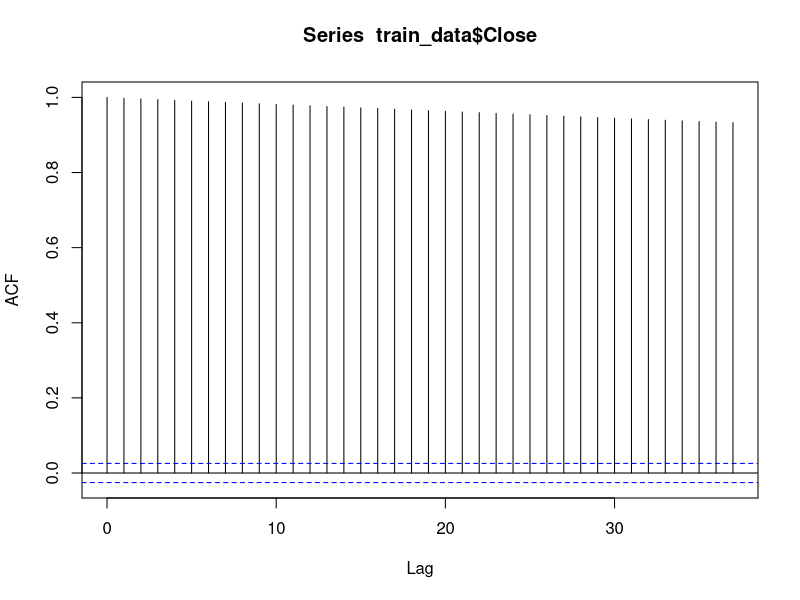
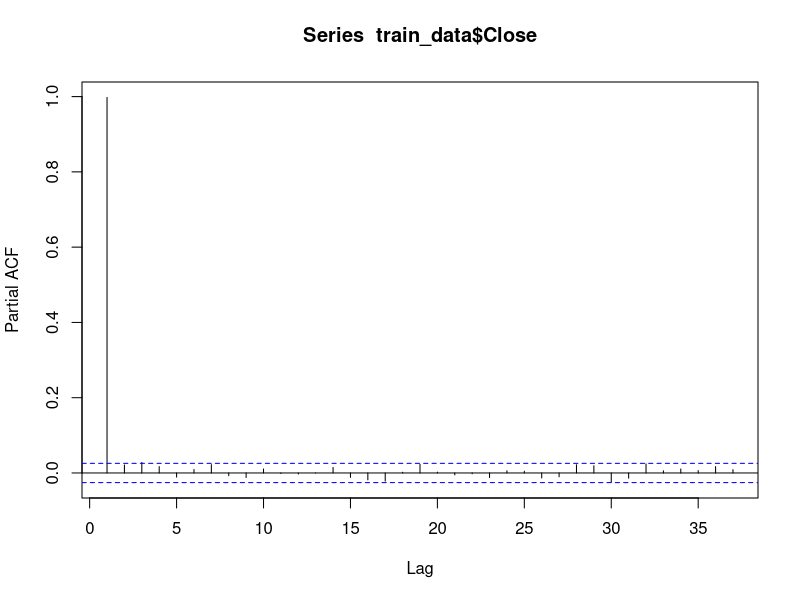
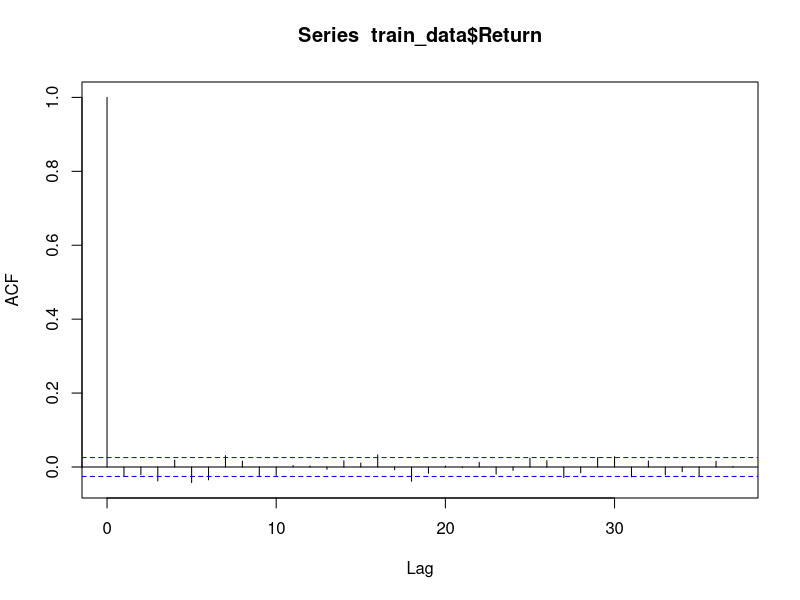
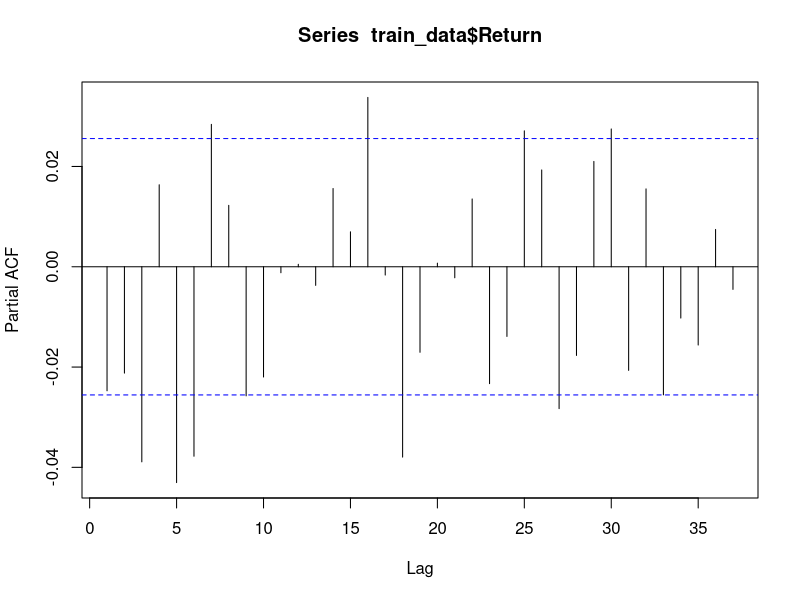
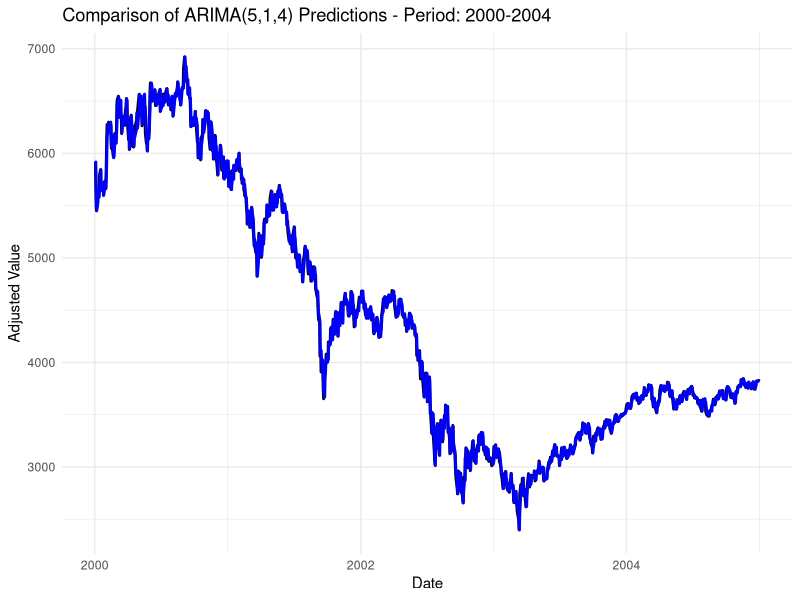
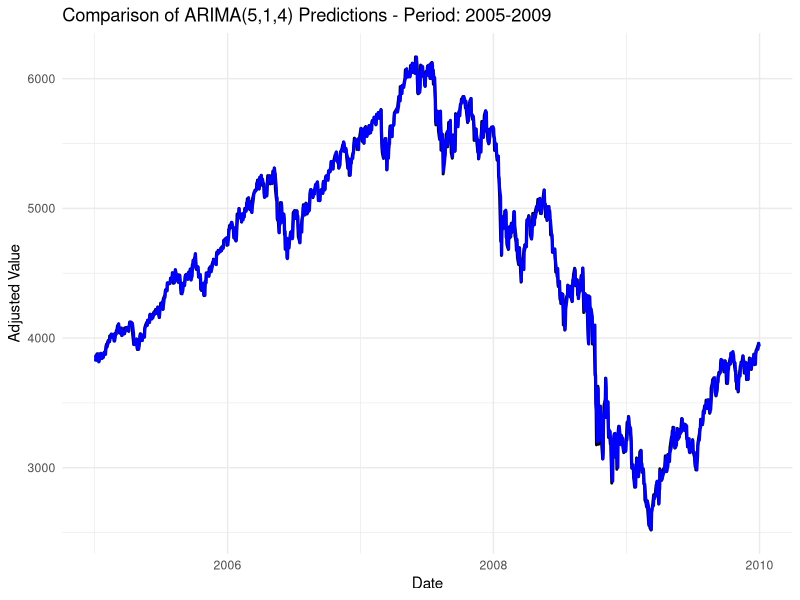
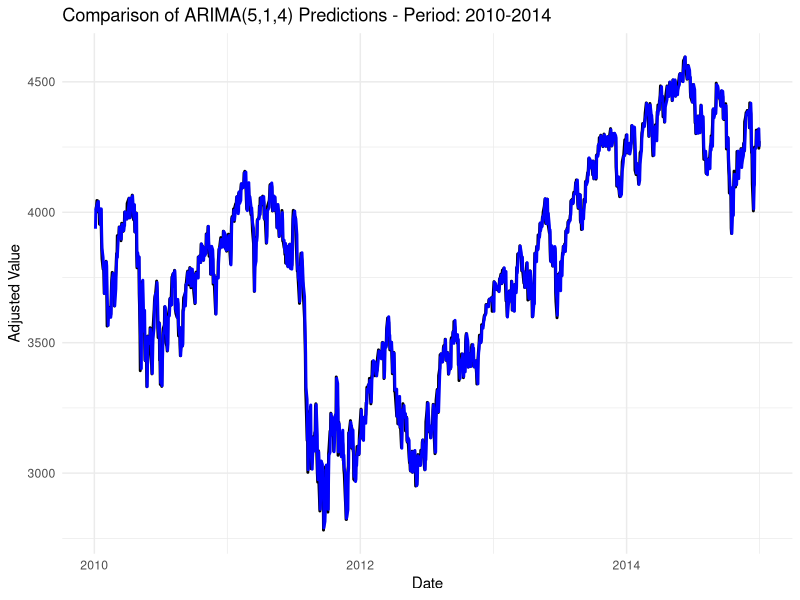
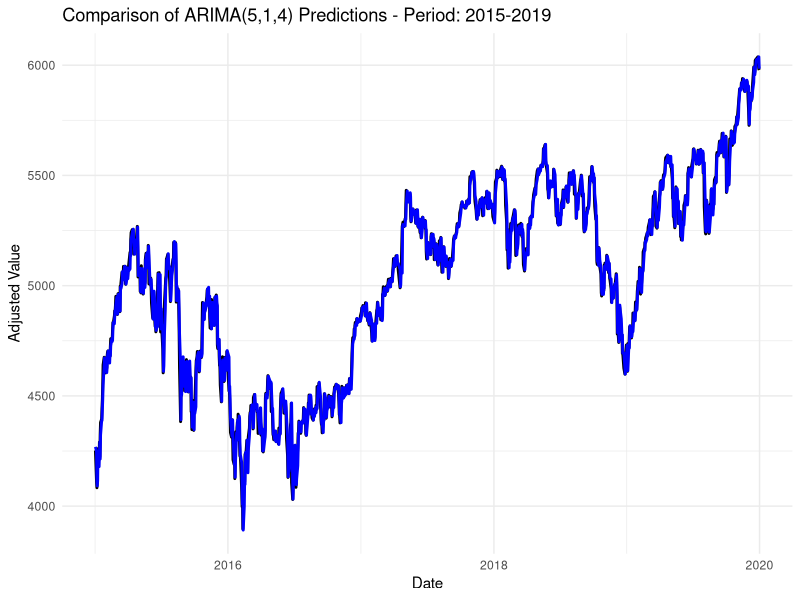

Write the R code that produced these figures, in order. (Note: a time limit stopped this script after it produced the figures.)
## ---- chunk 1
knitr::opts_chunk$set(echo = TRUE)
## ---- chunk 2
if (!require("dplyr")) install.packages("dplyr")
if (!require("tidyverse")) install.packages("tidyverse")
if (!require("tseries")) install.packages("tseries")
if (!require("ggplot2")) install.packages("ggplot2")
if (!require("forecast")) install.packages("forecast")

library(dplyr)
library(tidyverse)
library(tseries)
library(ggplot2)
library(readr)
library(forecast)


## ---- chunk 3
final_database <- read_csv("final_database.csv", show_col_types = FALSE)
final_database$Date <- as.Date(final_database$Date)

numeric_columns <- setdiff(names(final_database), "Date")  
final_database[numeric_columns] <- lapply(final_database[numeric_columns], as.numeric)

## ---- chunk 4

train_data <- final_database %>% filter(Date < "2023-01-01")
test_data <- final_database %>% filter(Date >= "2023-01-01")

## ---- chunk 5
acf(train_data$Close)
pacf(train_data$Close)
acf(train_data$Return)
pacf(train_data$Return)
## ---- chunk 6
# Define parameters for ARMA models
p_values <- 1:6  # p values
q_values <- 1:6  # q values

# Store models and their results
models <- list()
valid_models <- list()
aic_values <- c()
bic_values <- c()
box_test_results <- list()

# Fit ARMA models and check for white noise in residuals on the train dataset
for (p in p_values) {
  for (q in q_values) {
    model_name <- paste0("ARIMA", p, q)
    
    # Fit ARMA(p, q) model on train_data$Close
    models[[model_name]] <- arima(train_data$Close, order = c(p, 1, q))
    
    # Get residuals and perform Ljung-Box test
    resid <- residuals(models[[model_name]])
    box_test <- Box.test(resid, lag = 30)
    
    # Store test results
    box_test_results[[model_name]] <- box_test
    
    # If residuals are white (p-value > 0.05), add to valid models list
    if (box_test$p.value > 0.05) {
      valid_models[[model_name]] <- models[[model_name]]
      aic_values[model_name] <- AIC(models[[model_name]])
      bic_values[model_name] <- BIC(models[[model_name]])
    }
  }
}

# Display white noise test results
cat("White noise test results for residuals (p-value):\n")
for (model_name in names(box_test_results)) {
  cat(model_name, ": p-value =", box_test_results[[model_name]]$p.value, "\n")
}

# Evaluate only valid models
if (length(valid_models) > 0) {
  cat("\nAIC and BIC criteria for valid models:\n")
  aic_results <- data.frame(Model = names(aic_values), AIC = aic_values, BIC = bic_values)
  print(aic_results[order(aic_results$AIC), ])  # Sort by AIC

  # Identify the best model based on AIC among valid models
  best_model <- names(which.min(aic_values))
  cat("\nBest model based on AIC among valid models:", best_model, "\n")
} else {
  cat("\nNo model passed the white noise test for residuals.\n")
}


## ---- chunk 7
# Fit the ARIMA(5,1,4) model on the training set
best_arma_model <- arima(train_data$Close, order = c(5, 1, 4))

# Summary of the ARIMA model
summary(best_arma_model)

# Make predictions for the training set (fitted values)
fitted_train <- train_data$Close - residuals(best_arma_model)

# Create a data frame for actual values and in-sample predictions
plot_data_train <- data.frame(
  Time = train_data$Date,
  Observed = train_data$Close,
  Predicted = fitted_train
)

# Calculate errors on the training set
errors_train <- plot_data_train$Observed - plot_data_train$Predicted
rmse_train <- sqrt(mean(errors_train^2))
mae_train <- mean(abs(errors_train))

# Display results for the training set
cat("Performance of the ARIMA(5,1,4) model for the training set:\n")
cat("RMSE: ", rmse_train, "\n")
cat("MAE: ", mae_train, "\n")

# Add a column for the years and divide by 5-year periods
plot_data_train <- plot_data_train %>%
  mutate(
    Year = as.numeric(format(Time, "%Y")),
    Period = paste0(floor(Year / 5) * 5, "-", floor(Year / 5) * 5 + 4)  # 5-year periods
  )

# Divide the data into 5-year periods
periods <- unique(plot_data_train$Period)

# Generate a plot for each 5-year period
for (period in periods) {
  # Filter data for the current period
  period_data <- filter(plot_data_train, Period == period)
  
  # Generate the plot for the current period
  p <- ggplot(period_data, aes(x = Time)) +
    geom_line(aes(y = Observed), color = 'black', linewidth = 1) +  # Observed series in black
    geom_line(aes(y = Predicted), color = 'blue', linewidth = 1) +  # Predictions in blue
    labs(
      title = paste("Comparison of ARIMA(5,1,4) Predictions - Period:", period),
      x = "Date", y = "Adjusted Value"
    ) +
    theme_minimal()
  
  # Display the plot
  print(p)
}

# Make predictions on the test set (n.ahead = length of test_data)
predictions_test <- predict(best_arma_model, n.ahead = length(test_data$Close))$pred

# Create a data frame for observed values and test predictions
plot_data_test <- data.frame(
  Time = test_data$Date,
  Observed = test_data$Close,
  Predicted = predictions_test
)

# Plot the observed values and predictions for the test set
ggplot(plot_data_test, aes(x = Time)) +
  geom_line(aes(y = Observed, color = "Observed"), size = 1) +
  geom_line(aes(y = Predicted, color = "Predicted"), linetype = "dashed", size = 1) +
  labs(title = "Predictions vs Actual Values - Test", x = "Date", y = "Adjusted Value") +
  scale_color_manual(values = c("Observed" = "blue", "Predicted" = "red")) +
  theme_minimal()

# Calculate errors on the test set
errors_test <- plot_data_test$Observed - plot_data_test$Predicted

# Calculate RMSE and MAE for the test set
rmse_test <- sqrt(mean(errors_test^2))
mae_test <- mean(abs(errors_test))

# Display results for the test set
cat("Performance of the ARIMA(5,1,4) model for the test set:\n")
cat("RMSE: ", rmse_test, "\n")
cat("MAE: ", mae_test, "\n")

## ---- chunk 8
# Define parameters for ARMA models
p_values <- 1:6  # p values
q_values <- 1:6  # q values

# Store models and their results
models <- list()
valid_models <- list()
aic_values <- c()
bic_values <- c()
box_test_results <- list()

# Fit ARMA models and check for white noise in residuals on the train dataset
for (p in p_values) {
  for (q in q_values) {
    model_name <- paste0("ARMA", p, q)
    
    # Fit ARMA(p, q) model on train_data$Return
    models[[model_name]] <- arima(train_data$Return, order = c(p, 0, q))
    
    # Get residuals and perform Ljung-Box test
    resid <- residuals(models[[model_name]])
    box_test <- Box.test(resid, lag = 30)
    
    # Store test results
    box_test_results[[model_name]] <- box_test
    
    # If residuals are white (p-value > 0.05), add to valid models list
    if (box_test$p.value > 0.05) {
      valid_models[[model_name]] <- models[[model_name]]
      aic_values[model_name] <- AIC(models[[model_name]])
      bic_values[model_name] <- BIC(models[[model_name]])
    }
  }
}

# Display white noise test results
cat("White noise test results for residuals (p-value):\n")
for (model_name in names(box_test_results)) {
  cat(model_name, ": p-value =", box_test_results[[model_name]]$p.value, "\n")
}

# Evaluate only valid models
if (length(valid_models) > 0) {
  cat("\nAIC and BIC criteria for valid models:\n")
  aic_results <- data.frame(Model = names(aic_values), AIC = aic_values, BIC = bic_values)
  print(aic_results[order(aic_results$AIC), ])  # Sort by AIC

  # Identify the best model based on AIC among valid models
  best_model <- names(which.min(aic_values))
  cat("\nBest model based on AIC among valid models:", best_model, "\n")
} else {
  cat("\nNo model passed the white noise test for residuals.\n")
}


## ---- chunk 9

arma_model <- arima(train_data$Return, order = c(2, 0, 5))

# Make in-sample predictions (fitted values)
fitted_train <- train_data$Return - residuals(arma_model)

# Prepare data for ggplot
plot_data_train <- data.frame(
  Time = train_data$Date,  # Exclude the first row (log diff)
  Observed = train_data$Return,   # Log returns series
  Predicted = fitted_train        # ARMA model predictions
)

# Add a column to group years by 5-year periods
plot_data_train <- plot_data_train %>%
  mutate(
    Year = as.numeric(format(Time, "%Y")),  # Extract the year
    Period = paste0(floor(Year / 5) * 5, "-", floor(Year / 5) * 5 + 4)  # Group by 5-year periods
  )

# Identify all 5-year periods
periods <- unique(plot_data_train$Period)

# Generate a plot for each 5-year period
for (period in periods) {
  # Filter the data for the current period
  period_data <- filter(plot_data_train, Period == period)
  
  # Create the plot
  p <- ggplot(period_data, aes(x = Time)) +
    geom_line(aes(y = Observed), color = 'black', linewidth = 1) +  # Observed series in black
    geom_line(aes(y = Predicted), color = 'blue', linewidth = 1) +  # Predictions in blue
    labs(
      title = paste("ARMA Prediction Comparison - Period:", period),
      x = "Date", 
      y = "Log-Returns"
    ) +
    theme_minimal() +
    theme(legend.position = "none")
  
  # Display the plot
  print(p)
}

# Overall performance on the train set
errors_train <- plot_data_train$Observed - plot_data_train$Predicted
rmse_train <- sqrt(mean(errors_train^2))
mae_train <- mean(abs(errors_train))

cat("Overall performance on the train set:\n")
cat("RMSE: ", rmse_train, "\n")
cat("MAE: ", mae_train, "\n")

# Analysis for October 2008
subsample_month_train <- filter(plot_data_train, Year == 2008 & format(Time, "%m") == "10")
errors_month_train <- subsample_month_train$Observed - subsample_month_train$Predicted
rmse_month_train <- sqrt(mean(errors_month_train^2))
mae_month_train <- mean(abs(errors_month_train))

cat("Performance for October 2008:\n")
cat("RMSE: ", rmse_month_train, "\n")
cat("MAE: ", mae_month_train, "\n")


## ---- chunk 10
# 1. In-sample predictions on the test set using the ARMA model
forecast_result <- forecast(arma_model, h = length(test_data$Return))

# 2. Extract predictions
predictions_test <- forecast_result$mean

# 3. Prepare data for ggplot for the test set
plot_data_test <- data.frame(
  Time = test_data$Date,
  Observed = test_data$Return,
  Predicted = predictions_test
)

# 4. Transformation to closing prices
# Last known closing price (end of training set)
last_train_price <- 6473.76  # Replace with actual closing price if needed

plot_data_test <- plot_data_test %>%
  mutate(
    Observed_Price = last_train_price * cumprod(exp(Observed)),  # Transformation of observed log-returns
    Predicted_Price = last_train_price * cumprod(exp(Predicted))  # Transformation of predicted log-returns
  )

# 5. Calculate errors for the prices
errors_test <- plot_data_test$Observed_Price - plot_data_test$Predicted_Price

# Calculate metrics: RMSE and MAE for the test set
rmse_test <- sqrt(mean(errors_test^2, na.rm = TRUE))
mae_test <- mean(abs(errors_test), na.rm = TRUE)

# Display the results for the test set
cat("Performance of the ARMA model on closing prices for the test set:\n")
cat("RMSE (Price): ", rmse_test, "\n")
cat("MAE (Price): ", mae_test, "\n")

# 7. Plot of closing prices
ggplot(plot_data_test, aes(x = Time)) +
  geom_line(aes(y = Observed_Price, color = "Observed Price"), linewidth = 1) +  # Observed prices in black
  geom_line(aes(y = Predicted_Price, color = "Predicted Price"), linewidth = 1) +  # Predicted prices in blue
  labs(title = "ARMA Predictions on Closing Prices (Test Set)",
       x = "Date", y = "Closing Prices") +
  scale_color_manual(values = c("Observed Price" = "black", "Predicted Price" = "blue")) +
  theme_minimal()


## ---- chunk 11
# List of I(1) variables
variables_I1 <- c("GDPV", "CPIH_YTYPCT", "UNR_us", "High_minus_Low", "SMA_5",
                  "SMA_10", "SMA_20", "WMA_5", "WMA_10", "WMA_20", "RSI", "Williams_R", "MACD")

# Function to prepare differenced data
prepare_diff_data <- function(data, vars) {
  data %>%
    dplyr::select(all_of(vars)) %>%
    mutate(across(everything(), ~ c(NA, diff(.)))) %>%
    filter(complete.cases(.))
}

# Initialize results
results <- data.frame(Combination = character(), RMSE_train = numeric(), MAE_train = numeric(), stringsAsFactors = FALSE)

# Test all combinations of 1 to 4 variables
combinations <- unlist(lapply(1:4, function(k) combn(variables_I1, k, simplify = FALSE)), recursive = FALSE)

# First known closing price for the training set
first_train_price <- 5917.37

# Loop through each combination
for (comb in combinations) {
  # Prepare the differenced data for the train set
  exog_train <- prepare_diff_data(train_data, comb)
  
  # Skip if exogenous data does not match in size
  if (nrow(exog_train) != nrow(train_data) - 1) next
  
  # Adjust the dependent variable
  dependent_var_train <- train_data$Return[-1]
  
  # Fit the ARMAX model
  armax_model <- tryCatch(
    arima(dependent_var_train, order = c(2, 0, 5), xreg = as.matrix(exog_train)),
    error = function(e) NULL
  )
  
  # Check if the model was successfully fitted
  if (is.null(armax_model)) next
  
  # Predictions on the training set (one-step-ahead for each observation)
  predictions_train <- tryCatch(
    fitted(armax_model),
    error = function(e) NULL
  )
  
  # Check if predictions were made
  if (is.null(predictions_train)) next
  
  # Convert to closing prices
  observed_prices_train <- first_train_price * cumprod(exp(dependent_var_train))
  predicted_prices_train <- first_train_price * cumprod(exp(predictions_train))
  
  # Calculate the errors on the training set
  errors_prices_train <- observed_prices_train - predicted_prices_train
  rmse_train <- sqrt(mean(errors_prices_train^2, na.rm = TRUE))
  mae_train <- mean(abs(errors_prices_train), na.rm = TRUE)
  
  # Add the results
  results <- rbind(results, data.frame(
    Combination = paste(comb, collapse = ", "),
    RMSE_train = rmse_train,
    MAE_train = mae_train,
    stringsAsFactors = FALSE
  ))
}

# Identify the best model on the training set
best_model <- results[which.min(results$RMSE_train), ]

# Display the results
cat("Best model found on the training set:\n")
print(best_model)

# Display all results sorted by RMSE on the training set
results <- results[order(results$RMSE_train), ]
print(head(results, 20))  # Top 20 models

## ---- chunk 12
# I(0) Variables
variables_I0 <- c("Close_minus_Open", "Momentum", "Stochastic_K", "Stochastic_D", "CCI")


# Best I(1) Variable Combinations
best_combinations_I1 <- list(
  c("CPIH_YTYPCT", "UNR_us", "High_minus_Low", "SMA_5"),
  c("CPIH_YTYPCT", "UNR_us", "WMA_5", "MACD"),
  c("CPIH_YTYPCT", "UNR_us", "High_minus_Low", "WMA_5"),
  c("CPIH_YTYPCT", "UNR_us", "SMA_5"),
  c("CPIH_YTYPCT", "UNR_us", "WMA_5"),
  c("CPIH_YTYPCT", "UNR_us", "SMA_5", "Williams_R"),
  c("CPIH_YTYPCT", "UNR_us", "SMA_5", "RSI"),
  c("GDPV", "CPIH_YTYPCT", "UNR_us"),
  c("UNR_us", "High_minus_Low", "SMA_5", "MACD"),
  c("CPIH_YTYPCT", "UNR_us", "WMA_5", "Williams_R")
)

# Function to prepare differenced data (only for I(1))
prepare_diff_data_I1 <- function(data, vars) {
  data %>%
    dplyr::select(all_of(vars)) %>%
    mutate(across(everything(), ~ c(NA, diff(.)))) %>%
    filter(complete.cases(.))
}

# Initialize results
results <- data.frame(Combination = character(), RMSE_train = numeric(), MAE_train = numeric(), stringsAsFactors = FALSE)

# First known closing price for the training set
first_train_price <- 5917.37

# Test each I(1) combination enriched with I(0) variables
for (comb_I1 in best_combinations_I1) {
  for (k in 1:4) {  # Add 1 to 4 I(0) variables
    comb_I0 <- combn(variables_I0, k, simplify = FALSE)
    
    for (extra_vars in comb_I0) {
      # Total combination
      total_combination <- c(comb_I1, extra_vars)
      
      # Prepare differenced data for I(1) variables
      exog_train_I1 <- prepare_diff_data_I1(train_data, comb_I1)
      
      # Extract the I(0) variables without differencing
      exog_train_I0 <- train_data %>%
        dplyr::select(all_of(extra_vars)) %>%
        filter(row_number() > 1)  # Align with differenced data
      
      # Check if the data sizes match
      if (nrow(exog_train_I1) != nrow(exog_train_I0)) next
      
      # Combine the I(1) differenced and I(0) raw variables
      exog_train <- cbind(exog_train_I1, exog_train_I0)
      
      # Adjust the dependent variable
      dependent_var_train <- train_data$Return[-1]
      
      # Fit the ARMAX model
      armax_model <- tryCatch(
        arima(dependent_var_train, order = c(2, 0, 5), xreg = as.matrix(exog_train)),
        error = function(e) NULL
      )
      
      # Check if the model was successfully fitted
      if (is.null(armax_model)) next
      
      # Predictions on the training set (one-step-ahead for each observation)
      predictions_train <- tryCatch(
        fitted(armax_model),
        error = function(e) NULL
      )
      
      # Check if the predictions were made
      if (is.null(predictions_train)) next
      
      # Transform to closing prices
      observed_prices_train <- first_train_price * cumprod(exp(dependent_var_train))
      predicted_prices_train <- first_train_price * cumprod(exp(predictions_train))
      
      # Calculate the errors on the training set
      errors_prices_train <- observed_prices_train - predicted_prices_train
      rmse_train <- sqrt(mean(errors_prices_train^2, na.rm = TRUE))
      mae_train <- mean(abs(errors_prices_train), na.rm = TRUE)
      
      # Add results
      results <- rbind(results, data.frame(
        Combination = paste(total_combination, collapse = ", "),
        RMSE_train = rmse_train,
        MAE_train = mae_train,
        stringsAsFactors = FALSE
      ))
    }
  }
}

# Identify the best model on the training set
best_model <- results[which.min(results$RMSE_train), ]

# Display results
cat("Best model found on the training set:\n")
print(best_model)

# Display the top 20 models
results <- results[order(results$RMSE_train), ]
print(head(results, 20))

## ---- chunk 13
# Variables for the selected combination
selected_I1 <- c("CPIH_YTYPCT", "UNR_us", "SMA_5")
selected_I0 <- c("Close_minus_Open", "Momentum", "Stochastic_K", "CCI")

# Function to prepare differenced data (only for I(1))
prepare_diff_data_I1 <- function(data, vars) {
  data %>%
    dplyr::select(all_of(vars)) %>%
    mutate(across(everything(), ~ c(NA, diff(.)))) %>%
    filter(complete.cases(.))
}

# Prepare differenced data for train and test
exog_train_I1 <- prepare_diff_data_I1(train_data, selected_I1)
exog_test_I1 <- prepare_diff_data_I1(test_data, selected_I1)

# Prepare the I(0) variables for train and test
exog_train_I0 <- train_data %>%
  dplyr::select(all_of(selected_I0)) %>%
  filter(row_number() > 1)  # Align with I(1)

exog_test_I0 <- test_data %>%
  dplyr::select(all_of(selected_I0)) %>%
  filter(row_number() > 1)  # Align with I(1)

# Check if the sizes match
if (nrow(exog_train_I1) != nrow(exog_train_I0) || nrow(exog_test_I1) != nrow(exog_test_I0)) {
  stop("The sizes of the train/test data do not match.")
}

# Combine the I(1) differenced data and I(0) raw data
exog_train <- cbind(exog_train_I1, exog_train_I0)
exog_test <- cbind(exog_test_I1, exog_test_I0)

# Adjust the dependent variable for train
dependent_var_train <- train_data$Return[-1]

# Fit the ARMAX model
armax_model <- tryCatch(
  arima(dependent_var_train, order = c(2, 0, 5), xreg = as.matrix(exog_train)),
  error = function(e) stop("Error fitting the model: ", e)
)

# Predictions on the test set
predictions_test <- tryCatch(
  predict(armax_model, n.ahead = nrow(exog_test), newxreg = as.matrix(exog_test))$pred,
  error = function(e) stop("Error during predictions: ", e)
)

# Last known closing price for the test set
last_train_price <- 6473.76

# Calculate observed and predicted prices
observed_prices_test <- last_train_price * cumprod(exp(test_data$Return[-1]))
predicted_prices_test <- last_train_price * cumprod(exp(predictions_test))

# Calculate errors
errors_prices_test <- observed_prices_test - predicted_prices_test
rmse_test <- sqrt(mean(errors_prices_test^2, na.rm = TRUE))
mae_test <- mean(abs(errors_prices_test), na.rm = TRUE)

# Calculate R-squared (coefficient of determination)
ss_total_test <- sum((observed_prices_test - mean(observed_prices_test, na.rm = TRUE))^2, na.rm = TRUE)  # Total sum of squares
ss_residual_test <- sum(errors_prices_test^2, na.rm = TRUE)  # Sum of squared residuals
r_squared_test <- 1 - (ss_residual_test / ss_total_test)  # R-squared

# Display performance metrics
cat("Performance metrics on the test set:\n")
cat("RMSE:", rmse_test, "\n")
cat("MAE:", mae_test, "\n")
cat("R-squared:", r_squared_test, "\n")

# Plot observed vs predicted prices
library(ggplot2)
df_plot <- data.frame(
  Date = test_data$Date[-1], 
  Observed = observed_prices_test,
  Predicted = predicted_prices_test
)

ggplot(df_plot, aes(x = Date)) +
  geom_line(aes(y = Observed, color = "Observed price")) +
  geom_line(aes(y = Predicted, color = "Predicted price")) +
  labs(
    title = "Actual vs predicted prices on the test set",
    x = "Date",
    y = "Prices",
    color = "Caption"
  ) +
  theme_minimal()
